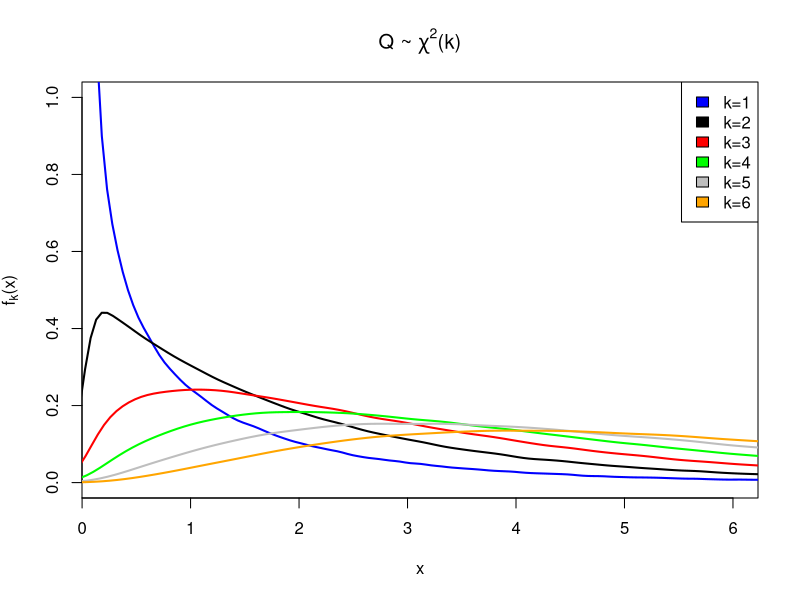
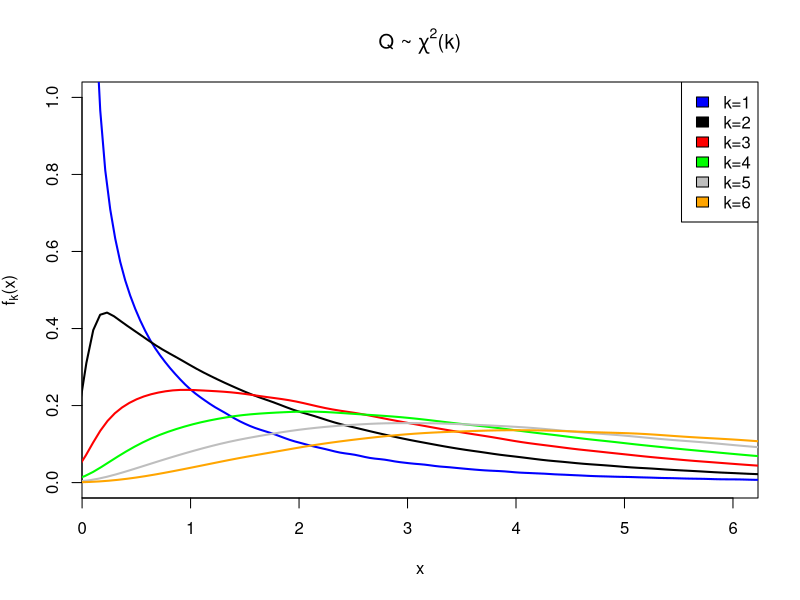
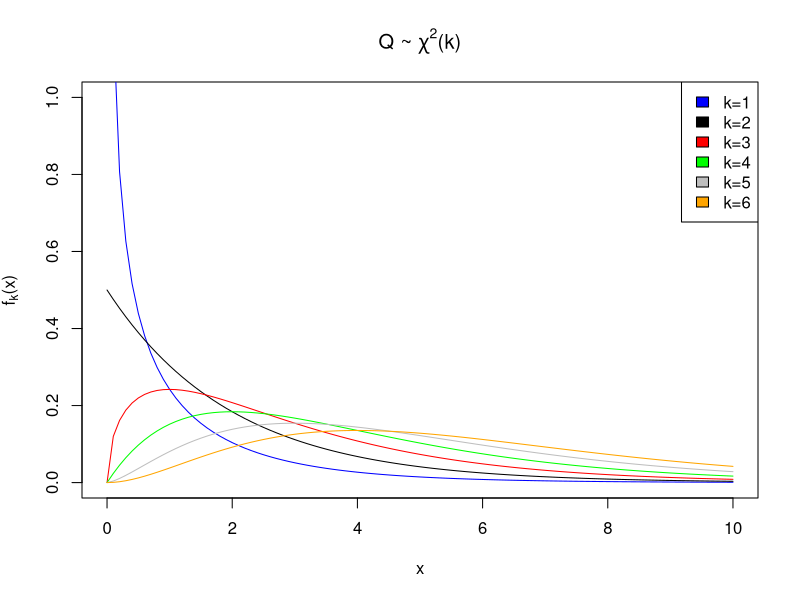

Write R code to recreate these figures, in order.
#########精简版
Z <- matrix(rep(rnorm(1000000), 6), nrow = 6)^2

X <- Z^2

Q <- matrix(nrow = 6, ncol = 1000000)

for (i in (1+1):6) {
  Q[1,] = Z[1,]
  Q[i,] = Q[(i-1),] + Z[i,]
}

plot(NULL, xlim=c(0.23,6), ylim = c(0,1),
     main = expression(paste('Q ~ ', chi^'2', '(k)')), 
     xlab = "x", 
     ylab= expression(f[k]*'(x)')
    )
colors <- c('blue', 'black', 'red', 'green', 'gray', 'orange')
for (i in 1:6) {
  lines(density(Q[i,]),
        col=colors[i],
        lwd=2)
}
legend('topright',c('k=1','k=2','k=3','k=4','k=5','k=6'),
       fill = colors)

#########易懂版


Z1 = rnorm(1000000)
Z2 = rnorm(1000000)
Z3 = rnorm(1000000)
Z4 = rnorm(1000000)
Z5 = rnorm(1000000)
Z6 = rnorm(1000000)

Q1 = Z1^2
Q2 = Z1^2 + Z2^2
Q3 = Z1^2 + Z2^2 + Z3^2
Q4 = Z1^2 + Z2^2 + Z3^2 + Z4^2
Q5 = Z1^2 + Z2^2 + Z3^2 + Z4^2 + Z5^2
Q6 = Z1^2 + Z2^2 + Z3^2 + Z4^2 + Z5^2 + Z6^2

plot(NULL, xlim=c(0.23,6), ylim = c(0,1),
     main = expression(paste('Q ~ ', chi^'2', '(k)')), 
     xlab = "x", 
     ylab= expression(f[k]*'(x)')
)
lines(density(Q1),col='blue',lwd=2)
lines(density(Q2),col='black',lwd=2)
lines(density(Q3),col='red',lwd=2)
lines(density(Q4),col='green',lwd=2)
lines(density(Q5),col='gray',lwd=2)
lines(density(Q6),col='orange',lwd=2)
legend('topright',c('k=1','k=2','k=3','k=4','k=5','k=6'),
       fill = c('blue','black','red','green','gray','orange'))

########### 直接套公式

chisq_pdf <- function(x, k = 6){
  return(
    x^(k/2-1)*exp(-x/2)/
    (2^(k/2)*gamma(k/2))
  )
}


plot(NULL, xlim=c(0,10), ylim = c(0,1),
     main = expression(paste('Q ~ ', chi^'2', '(k)')), 
     xlab = "x", 
     ylab= expression(f[k]*'(x)')
)

colors <- c('blue', 'black', 'red', 'green', 'gray', 'orange')

for (i in 1:6) {
  curve(chisq_pdf(x, i), 0 ,10, col = colors[i], add = TRUE)
}

legend('topright',c('k=1','k=2','k=3','k=4','k=5','k=6'),
       fill = colors)






